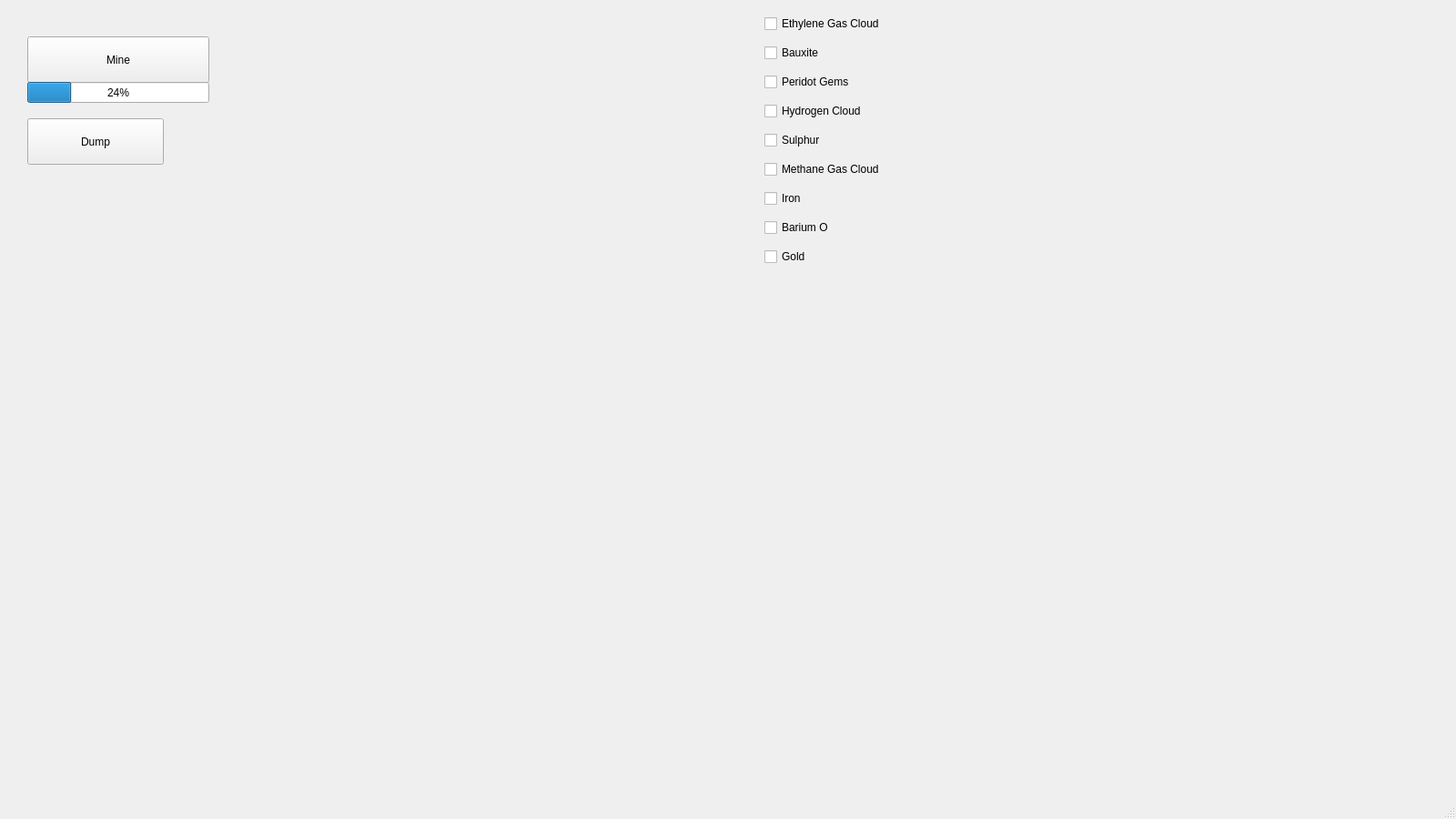
<?xml version="1.0" encoding="UTF-8"?>
<ui version="4.0">
 <class>MainWindow</class>
 <widget class="QMainWindow" name="MainWindow">
  <property name="geometry">
   <rect>
    <x>0</x>
    <y>0</y>
    <width>1600</width>
    <height>900</height>
   </rect>
  </property>
  <property name="windowTitle">
   <string>MainWindow</string>
  </property>
  <widget class="QWidget" name="centralwidget">
   <widget class="InventoryWidget" name="invWig" native="true">
    <property name="geometry">
     <rect>
      <x>30</x>
      <y>560</y>
      <width>1200</width>
      <height>300</height>
     </rect>
    </property>
   </widget>
   <widget class="QPushButton" name="mineButton">
    <property name="geometry">
     <rect>
      <x>30</x>
      <y>40</y>
      <width>200</width>
      <height>51</height>
     </rect>
    </property>
    <property name="text">
     <string>Mine</string>
    </property>
   </widget>
   <widget class="QPushButton" name="dumpButton">
    <property name="geometry">
     <rect>
      <x>30</x>
      <y>130</y>
      <width>150</width>
      <height>51</height>
     </rect>
    </property>
    <property name="text">
     <string>Dump</string>
    </property>
   </widget>
   <widget class="QProgressBar" name="progressBar">
    <property name="geometry">
     <rect>
      <x>30</x>
      <y>90</y>
      <width>200</width>
      <height>23</height>
     </rect>
    </property>
    <property name="value">
     <number>24</number>
    </property>
   </widget>
   <widget class="QWidget" name="layoutWidget">
    <property name="geometry">
     <rect>
      <x>840</x>
      <y>10</y>
      <width>160</width>
      <height>292</height>
     </rect>
    </property>
    <layout class="QVBoxLayout" name="verticalLayout">
     <item>
      <widget class="QCheckBox" name="ethyleneTarget">
       <property name="text">
        <string>Ethylene Gas Cloud</string>
       </property>
      </widget>
     </item>
     <item>
      <widget class="QCheckBox" name="bauxiteTarget">
       <property name="text">
        <string>Bauxite</string>
       </property>
      </widget>
     </item>
     <item>
      <widget class="QCheckBox" name="peridotTarget">
       <property name="text">
        <string>Peridot Gems</string>
       </property>
      </widget>
     </item>
     <item>
      <widget class="QCheckBox" name="hydrogenTarget">
       <property name="text">
        <string>Hydrogen Cloud</string>
       </property>
      </widget>
     </item>
     <item>
      <widget class="QCheckBox" name="sulphurTarget">
       <property name="text">
        <string>Sulphur</string>
       </property>
      </widget>
     </item>
     <item>
      <widget class="QCheckBox" name="methaneTarget">
       <property name="text">
        <string>Methane Gas Cloud</string>
       </property>
      </widget>
     </item>
     <item>
      <widget class="QCheckBox" name="ironTarget0">
       <property name="text">
        <string>Iron</string>
       </property>
      </widget>
     </item>
     <item>
      <widget class="QCheckBox" name="bariumOTarget">
       <property name="text">
        <string>Barium O</string>
       </property>
      </widget>
     </item>
     <item>
      <widget class="QCheckBox" name="goldTarget">
       <property name="text">
        <string>Gold</string>
       </property>
      </widget>
     </item>
    </layout>
   </widget>
  </widget>
  <widget class="QStatusBar" name="statusbar"/>
 </widget>
 <customwidgets>
  <customwidget>
   <class>InventoryWidget</class>
   <extends>QWidget</extends>
   <header>inventorywidget.h</header>
   <container>1</container>
  </customwidget>
 </customwidgets>
 <resources/>
 <connections/>
</ui>
